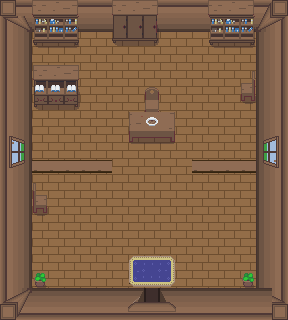

Tiled map render using the project's own tile images. Description and the whole map definition, tile-layer contents included, below:
An orthogonal 18x20 tile map with 16x16 px tiles, 4 tile layers (Base, Tile Layer 1, Tile Layer 3, Tile Layer 4).

<map version="1.0" tiledversion="1.0.2" orientation="orthogonal" renderorder="right-down" width="18" height="20" tilewidth="16" tileheight="16" nextobjectid="1">
 <tileset firstgid="1" source="../../Tileset/Inside.tsx" />
 <layer name="Base" width="18" height="20">
  <data encoding="csv">
0,2684354871,1610613048,0,2684354871,0,0,0,0,0,0,0,0,0,0,0,0,0,
0,0,2684354872,0,2684354872,0,0,0,0,0,0,0,0,0,0,0,0,0,
0,0,164,164,164,0,0,0,0,0,0,0,0,0,0,0,0,0,
0,0,0,0,0,0,0,0,0,0,0,0,0,0,0,0,0,0,
0,0,0,0,0,0,0,0,0,0,0,0,0,0,0,0,0,0,
0,0,0,0,0,0,0,0,164,164,164,0,0,0,0,0,0,0,
0,0,0,0,0,0,0,0,164,164,164,0,0,0,0,0,0,0,
0,0,0,0,0,0,0,0,0,281,0,0,0,0,0,0,0,0,
0,0,0,0,0,0,0,0,0,0,0,0,0,0,0,0,0,0,
0,0,0,0,0,0,0,0,0,0,0,0,0,0,0,0,0,0,
0,0,0,0,0,0,0,0,0,0,0,0,0,0,0,0,0,0,
0,0,0,0,0,0,0,0,0,0,0,0,0,0,0,0,0,0,
0,0,0,0,0,0,0,0,0,0,0,0,0,0,0,0,0,0,
0,0,0,0,0,0,0,0,0,0,0,0,0,0,0,0,0,0,
0,0,0,0,0,0,0,0,0,0,0,0,0,0,0,0,0,0,
0,0,0,0,0,0,0,0,0,0,0,0,0,0,0,0,0,0,
0,0,0,0,0,0,0,0,0,0,0,0,0,0,0,0,0,0,
0,0,0,0,0,0,0,0,0,0,0,0,0,0,0,0,0,0,
0,0,0,0,0,0,0,0,0,0,0,0,0,0,0,0,0,0,
0,0,0,0,0,0,0,0,0,0,0,0,0,0,0,0,0,0
</data>
 </layer>
 <layer name="Tile Layer 1" width="18" height="20">
  <data encoding="csv">
261,2684354871,1,2,3,2684354871,2684354871,2684354871,2684354871,2684354871,2684354871,2684354871,2684354871,2684354871,2684354871,2684354871,2684354846,2684354821,
286,287,251,252,253,2684354872,2684354872,2684354872,2684354872,2684354872,2684354872,2684354872,2684354872,2684354872,2684354872,2684354872,2684354847,2684354822,
311,312,276,277,278,164,164,164,164,164,164,164,164,164,164,164,3221225784,3221225783,
311,312,164,164,164,164,164,164,164,164,164,164,164,164,164,164,3221225784,3221225783,
311,312,164,164,164,164,164,164,164,164,164,164,164,164,164,164,3221225784,3221225783,
311,312,164,164,164,164,164,164,164,231,164,164,164,164,164,164,3221225784,3221225783,
311,312,164,164,164,164,164,164,164,256,164,164,164,164,164,164,3221225784,3221225783,
311,312,164,164,164,164,164,164,164,107,164,164,164,164,164,164,3221225784,3221225783,
311,312,164,164,164,164,164,164,164,164,164,164,164,164,164,164,3221225784,3221225783,
311,312,164,164,164,164,164,164,164,164,164,164,164,164,164,164,3221225784,3221225783,
311,312,164,164,164,164,164,164,164,164,164,164,164,164,164,164,3221225784,3221225783,
311,312,164,164,164,164,164,164,164,164,164,164,164,164,164,164,3221225784,3221225783,
311,312,164,164,164,164,164,164,164,164,164,164,164,164,164,164,3221225784,3221225783,
311,312,164,164,164,164,164,164,164,164,164,164,164,164,164,164,3221225784,3221225783,
311,312,164,164,164,164,164,164,164,164,164,164,164,164,164,164,3221225784,3221225783,
311,312,164,164,164,164,164,164,164,164,164,164,164,164,164,164,3221225784,3221225783,
311,312,164,164,164,164,164,164,164,164,164,164,164,164,164,164,3221225784,3221225783,
311,312,164,164,164,164,164,164,164,164,164,164,164,164,164,164,3221225784,3221225783,
1610612998,1610613023,1610613048,1610613048,1610613048,1610613048,1610613048,1610613048,1610613048,1610613048,1610613048,1610613048,1610613048,1610613048,1610613048,1610613048,1610613048,3221225758,
1610612997,1610613022,1610613047,1610613047,1610613047,1610613047,1610613047,1610613047,1610613047,1610613047,1610613047,1610613047,1610613047,1610613047,1610613047,1610613047,1610613047,3221225733
</data>
 </layer>
 <layer name="Tile Layer 3" width="18" height="20">
  <data encoding="csv">
0,0,0,0,0,0,0,1,2,3,0,0,0,1,2,3,0,0,
0,0,0,0,0,0,0,26,27,28,0,0,0,251,252,253,0,0,
0,0,0,0,0,0,0,51,52,53,0,0,0,276,277,278,0,0,
0,0,0,0,0,0,0,0,0,0,0,0,0,0,0,0,0,0,
0,0,133,134,135,0,0,0,0,0,0,0,0,0,0,234,0,0,
0,0,158,159,160,0,0,0,0,0,0,0,0,0,0,259,0,0,
0,0,183,184,185,0,0,0,0,0,0,0,0,0,0,284,0,0,
0,0,0,0,0,0,0,0,83,84,85,0,0,0,0,0,0,0,
1610612954,1610612979,0,0,0,0,0,0,108,109,110,0,0,0,0,0,2684354801,2684354776,
1610612953,1610612978,0,0,0,0,0,164,164,164,164,0,0,0,0,0,2684354802,2684354777,
1610612952,1610612977,71,71,71,71,71,164,0,0,164,164,71,71,71,71,2684354803,2684354778,
0,0,232,0,0,0,0,0,0,0,0,0,0,0,0,0,0,0,
0,0,257,0,0,0,0,0,0,0,0,0,0,0,0,0,0,0,
0,0,282,0,0,0,0,0,0,0,0,0,0,0,0,0,0,0,
0,0,0,0,0,0,0,0,0,0,0,0,0,0,0,0,0,0,
0,0,0,0,0,0,0,0,0,0,0,0,0,0,0,0,0,0,
0,0,0,0,0,0,0,0,563,564,565,0,0,0,0,0,0,0,
0,0,0,0,0,0,0,0,613,614,615,0,0,0,0,0,0,0,
0,0,0,0,0,0,0,0,1610613077,1610613102,1610613127,0,0,0,0,0,0,0,
0,0,0,0,0,0,0,0,1610613076,1610613101,1610613126,0,0,0,0,0,0,0
</data>
 </layer>
 <layer name="Tile Layer 4" width="18" height="20">
  <data encoding="csv">
0,0,0,0,0,0,0,0,0,0,0,0,0,0,0,0,0,0,
0,0,0,0,0,0,0,0,0,0,0,0,0,0,0,0,0,0,
0,0,0,0,0,0,0,0,0,0,0,0,0,0,0,0,0,0,
0,0,0,0,0,0,0,0,0,0,0,0,0,0,0,0,0,0,
0,0,0,0,0,0,0,0,0,0,0,0,0,0,0,0,0,0,
0,0,157,157,157,0,0,0,0,0,0,0,0,0,0,0,0,0,
0,0,0,0,0,0,0,0,0,0,0,0,0,0,0,0,0,0,
0,0,0,0,0,0,0,0,0,107,0,0,0,0,0,0,0,0,
0,0,0,0,0,0,0,0,0,0,0,0,0,0,0,0,0,0,
0,0,0,0,0,0,0,0,0,0,0,0,0,0,0,0,0,0,
0,0,0,0,0,0,0,0,0,0,0,0,0,0,0,0,0,0,
0,0,0,0,0,0,0,0,0,0,0,0,0,0,0,0,0,0,
0,0,0,0,0,0,0,0,0,0,0,0,0,0,0,0,0,0,
0,0,0,0,0,0,0,0,0,0,0,0,0,0,0,0,0,0,
0,0,0,0,0,0,0,0,0,0,0,0,0,0,0,0,0,0,
0,0,0,0,0,0,0,0,0,0,0,0,0,0,0,0,0,0,
0,0,0,0,0,0,0,0,0,0,0,0,0,0,0,0,0,0,
0,0,182,0,0,0,0,0,0,0,0,0,0,0,0,182,0,0,
0,0,0,0,0,0,0,0,0,0,0,0,0,0,0,0,0,0,
0,0,0,0,0,0,0,0,0,0,0,0,0,0,0,0,0,0
</data>
 </layer>
</map>
